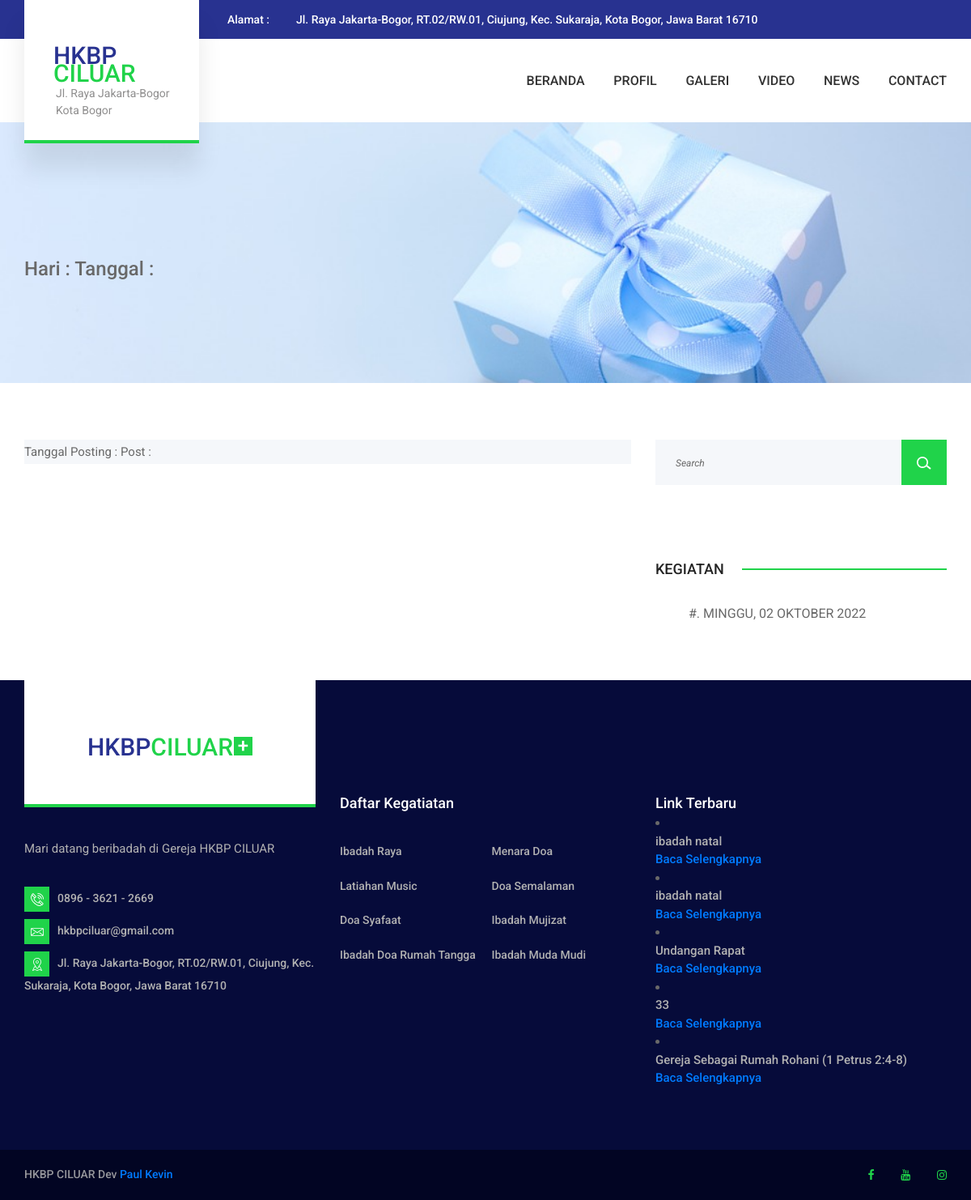
/kegiatan_detail.php, run on the app's committed database.
### tables this page shows
CREATE TABLE `tbl_file` (
  `kode` int(11) NOT NULL,
  `kategori` varchar(50) DEFAULT NULL,
  `judul` varchar(100) DEFAULT NULL,
  `konten` text DEFAULT NULL,
  `tgl_posting` date DEFAULT NULL,
  `user` varchar(50) DEFAULT NULL,
  `status` varchar(10) NOT NULL,
  `data_file` text NOT NULL
);

CREATE TABLE `tbl_blog` (
  `kode` int(11) NOT NULL,
  `kategori` varchar(50) DEFAULT NULL,
  `judul` varchar(100) DEFAULT NULL,
  `konten` text DEFAULT NULL,
  `tgl_posting` date DEFAULT NULL,
  `user` varchar(50) DEFAULT NULL,
  `status` varchar(10) NOT NULL,
  `gambar` varchar(100) NOT NULL
);

### kegiatan_detail.php (the view, shortened to what this page needs)
<?php include'header.php';
$id = base64_decode($_GET["id"]);
$sqlku = mysqli_query($konek,"SELECT * FROM tbl_file WHERE kategori='$id'");
$data  = mysqli_fetch_array($sqlku);
?>
<head>
<link rel="stylesheet" type="text/css" href="styles/news.css">
<link rel="stylesheet" type="text/css" href="styles/news_responsive.css">
</head>
<div class="home">
		<div class="home_background parallax-window" data-parallax="scroll" data-image-src="img/gambar/juduln.jpg" data-speed="0.8"></div>
		<div class="home_container">
			<div class="container">
				<div class="row">
					<div class="col">
						<h3> Hari : <?php echo $data['kategori']; ?>  Tanggal : <?php echo $data['tgl_posting']; ?></h3>
					</div>
				</div>
			</div>
		</div>
	</div>
	<div class="news">
		<div class="container">
			<div class="row">
				<div class="col-lg-8">
					<div class="news_posts">
						<div class="news_post">
							<div class="news_image">
								<p>Tanggal Posting : <?php echo $data['tgl_posting']; ?> Post : <?php echo $data['user']; ?></p>
							</div>
						</div>
					</div>
				</div>
				<div class="col-lg-4">
					<div class="sidebar">
						<div class="sidebar_search">
							<form action="#" id="sidebar_search_form" class="sidebar_search_form">
								<input type="text" class="search_input" placeholder="Search" required="required">
								<button class="search_button"><img src="images/search.png" alt=""></button>
							</form>
						</div>
						<div class="sidebar_categories sidebar_section">
							<div class="sidebar_section_title">
								<div class="sidebar_title">KEGIATAN</div>
							</div>
							<ul>
								<?php
						           $qry = mysqli_query($konek,"SELECT * FROM tbl_file where kode order by kategori desc limit 100");
						           while ($data=mysqli_fetch_assoc($qry)) {
						          ?>
								<li><a href="kegiatan_detail.php?id=<?php echo base64_encode($data['kategori']); ?>">#. <?php echo $data['kategori']; ?></a></li>
								<?php } ?>
							</ul>
						</div>
					</div>
				</div>
			</div>
		</div>
	</div>
<?php include'footer.php'; ?>

### footer.php (shortened to what this page needs)
	<footer class="footer">
		<div class="footer_container">
			<div class="container">
				<div class="row">
					<div class="col-lg-4 footer_col">
						<div class="footer_about">
							<div class="footer_logo_container">
								<a href="index.php" class="d-flex flex-column align-items-center justify-content-center">
									<div class="logo_content">
										<div class="logo d-flex flex-row align-items-center justify-content-center">
											<div class="logo_text">HKBP<span>CILUAR</span></div>
											<div class="logo_box">+</div>
										</div>
									</div>
								</a>
							</div>
							<div class="footer_about_text">
								<p>Mari datang beribadah di Gereja HKBP CILUAR</p>
							</div>
							<ul class="footer_about_list">
								<li><div class="footer_about_icon"><img src="images/phone-call.svg" alt=""></div><span>0896 - 3621 - 2669</span></li>
								<li><div class="footer_about_icon"><img src="images/envelope.svg" alt=""></div><span>hkbpciluar@gmail.com</span></li>
								<li><div class="footer_about_icon"><img src="images/placeholder.svg" alt=""></div><span>Jl. Raya Jakarta-Bogor, RT.02/RW.01, Ciujung, Kec. Sukaraja, Kota Bogor, Jawa Barat 16710</span></li>
							</ul>
						</div>
					</div>
					<div class="col-lg-4 footer_col">
						<div class="footer_links footer_column">
							<div class="footer_title">Daftar Kegatiatan</div>
							<ul>
								<li><a href="kegiatan_detail.php?id=TUlOR0dVLCAwMiBPS1RPQkVSIDIwMjI=">Ibadah Raya</a></li>
								<li><a href="#">Latiahan Music</a></li>
								<li><a href="#">Doa Syafaat</a></li>
								<li><a href="#">Ibadah Doa Rumah Tangga</a></li>
								<li><a href="#">Menara Doa</a></li>
								<li><a href="#">Doa Semalaman</a></li>
								<li><a href="#">Ibadah Mujizat</a></li>
								<li><a href="#">Ibadah Muda Mudi</a></li>
							</ul>
						</div>
					</div>
					<div class="col-lg-4 footer_col">
						<div class="footer_news footer_column">
							<div class="footer_title">Link Terbaru</div>
									  <?php
								            $qry = mysqli_query($konek,"SELECT * FROM tbl_blog where kode order by tgl_posting desc limit 5");
								            while ($data=mysqli_fetch_assoc($qry)) {
								          ?>
								<li>
									<div class="footer_news_title"><a href="news_detail.php?id=<?php echo base64_encode($data['kode']); ?>"><?php echo $data['judul']; ?></a></div>
									<a href="news_detail.php?id=<?php echo base64_encode($data['kode']); ?>">Baca Selengkapnya </a>
								</li>
							<?php } ?>
						</div>
					</div>
				</div>
			</div>
		</div>
		<div class="copyright">
			<div class="container">
				<div class="row">
					<div class="col">
						<div class="copyright_content d-flex flex-lg-row flex-column align-items-lg-center justify-content-start">
							<div class="cr"> HKBP CILUAR <i aria-hidden="true"></i> Dev <a href="https://layanancoding.com" target="_blank">Paul Kevin</a>
</div>
							<div class="footer_social ml-lg-auto">
								<ul>
									<li><a href="https://en-gb.facebook.com/people/HKBP-Ciluar/100067936336704/"><i class="fa fa-facebook" aria-hidden="true"></i></a></li>
									<li><a href="https://www.youtube.com/channel/UCRg3awJczmeEiPexikJUkKw"><i class="fa fa-youtube" aria-hidden="true"></i></a></li>
									<li><a href="https://www.instagram.com/rhkbpciluar/?hl=en"><i class="fa fa-instagram" aria-hidden="true"></i></a></li>
								</ul>
							</div>
						</div>
					</div>
				</div>
			</div>
		</div>
	</footer>
</div>
</body>
</html>

### styles/main_styles.css (style rules this page uses)
* { margin: 0; padding: 0; -webkit-font-smoothing: antialiased; -webkit-text-shadow: rgba(0,0,0,.01) 0 0 1px; text-shadow: rgba(0,0,0,.01) 0 0 1px; }
body { font-family: 'Roboto', sans-serif; font-size: 15px; font-weight: 500; background: #FFFFFF; color: #696969; }
div { display: block; position: relative; -webkit-box-sizing: border-box; -moz-box-sizing: border-box; box-sizing: border-box; }
ul { list-style: none; margin-bottom: 0px; }
p { font-family: 'Roboto', sans-serif; font-size: 15px; line-height: 2; font-weight: 500; color: #696969; -webkit-font-smoothing: antialiased; -webkit-text-shadow: rgba(0,0,0,.01) 0 0 1px; text-shadow: rgba(0,0,0,.01) 0 0 1px; }
p:last-of-type { margin-bottom: 0; }
a { -webkit-transition: all 200ms ease; -moz-transition: all 200ms ease; -ms-transition: all 200ms ease; -o-transition: all 200ms ease; transition: all 200ms ease; }
a, a:hover, a:visited, a:active, a:link { text-decoration: none; -webkit-font-smoothing: antialiased; -webkit-text-shadow: rgba(0,0,0,.01) 0 0 1px; text-shadow: rgba(0,0,0,.01) 0 0 1px; }
h3 { font-size: 24px; }
h1, h2, h3, h4, h5, h6 { font-family: 'Roboto', sans-serif; -webkit-font-smoothing: antialiased; -webkit-text-shadow: rgba(0,0,0,.01) 0 0 1px; text-shadow: rgba(0,0,0,.01) 0 0 1px; }
.parallax-window { min-height: 400px; background: transparent; }
.logo_content { width: 100%; height: 100%; padding-left: 36px; }
.logo { margin-top: 27px; }
.logo span { color: #20d34a; }
.logo_text { font-size: 30px; font-weight: 500; color: #283290; line-height: 0.75; }
.logo_box { display: inline-block; width: 23px; height: 23px; background: #20d34a; color: #FFFFFF; font-size: 24px; line-height: 23px; text-align: center; -webkit-transform: translateY(-2px); -moz-transform: translateY(-2px); -ms-transform: translateY(-2px); -o-transform: translateY(-2px); transform: translateY(-2px); margin-left: 1px; }
.home { width: 100%; height: 900px; }
.footer { width: 100%; }
.footer_container { width: 100%; background: #060b3a; padding-bottom: 77px; }
.footer_logo_container { width: 100%; height: 157px; background: #FFFFFF; }
.footer_logo_container::after { position: absolute; bottom: 0; left: 0; width: 100%; height: 4px; background: #20d34a; content: ''; }
.footer_logo_container a { display: block; width: 100%; height: 100%; }
.footer_logo_container .logo_content { display: inline-block; padding-left: 0; width: auto; height: auto; }
.footer_logo_container .logo { margin-top: 10px; }
.footer_about_text { margin-top: 36px; }
.footer_about_text p { color: #b2b2b2; }
.footer_about_list { margin-top: 32px; }
.footer_about_list li:not(:last-child) { margin-bottom: 9px; }
.footer_about_icon { display: inline-block; width: 31px; height: 31px; background: #20d34a; text-align: center; vertical-align: middle; }
.footer_about_icon img { position: absolute; width: 16px; height: 16px; top: 50%; left: 50%; -webkit-transform: translate(-50%, -50%); -moz-transform: translate(-50%, -50%); -ms-transform: translate(-50%, -50%); -o-transform: translate(-50%, -50%); transform: translate(-50%, -50%); }
.footer_about_list li span { font-size: 14px; font-weight: 500; color: #b2b2b2; padding-left: 10px; }
.footer_column { padding-top: 138px; }
.footer_title { font-size: 18px; font-weight: 500; color: #FFFFFF; }
.footer_links ul { -webkit-columns: 2; -moz-columns: 2; columns: 2; margin-top: 35px; }
.footer_links ul li:not(:last-child) { margin-bottom: 20px; }
.footer_links ul li a { font-size: 14px; font-weight: 500; color: #b2b2b2; }
.footer_news_title a { font-size: 15px; font-weight: 500; color: #b2b2b2; }
.copyright { width: 100%; background: #020523; }
.copyright_content { width: 100%; height: 62px; }
.cr { font-size: 14px; font-weight: 500; color: #97979c; }
.footer_social ul { margin-right: -5px; }
.footer_social ul li { display: inline-block; }
.footer_social ul li:not(:last-child) { margin-right: 19px; }
.footer_social ul li a i { color: #20d34a; padding: 5px; font-size: 14px; -webkit-transition: all 200ms ease; -moz-transition: all 200ms ease; -ms-transition: all 200ms ease; -o-transition: all 200ms ease; transition: all 200ms ease; }

### data on the page
tbl_file: kategori "MINGGU, 02 OKTOBER 2022"
tbl_blog: judul "ibadah natal"
tbl_blog: judul "ibadah natal"
tbl_blog: judul "Undangan Rapat"
tbl_blog: judul "33"
tbl_blog: judul "Gereja Sebagai Rumah Rohani (1 Petrus 2:4-8)"
